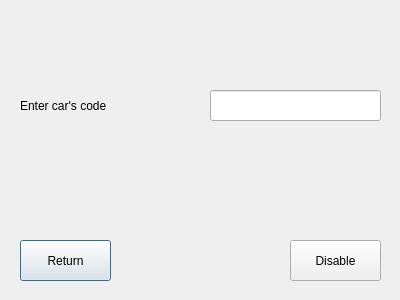
<?xml version="1.0" encoding="UTF-8"?>
<ui version="4.0">
 <class>DisableCarWindow</class>
 <widget class="QDialog" name="DisableCarWindow">
  <property name="geometry">
   <rect>
    <x>0</x>
    <y>0</y>
    <width>400</width>
    <height>300</height>
   </rect>
  </property>
  <property name="windowTitle">
   <string>Dialog</string>
  </property>
  <widget class="QLabel" name="label">
   <property name="geometry">
    <rect>
     <x>20</x>
     <y>90</y>
     <width>141</width>
     <height>31</height>
    </rect>
   </property>
   <property name="text">
    <string>Enter car's code</string>
   </property>
  </widget>
  <widget class="QPushButton" name="ReturnButton">
   <property name="geometry">
    <rect>
     <x>20</x>
     <y>240</y>
     <width>91</width>
     <height>41</height>
    </rect>
   </property>
   <property name="text">
    <string>Return</string>
   </property>
  </widget>
  <widget class="QPushButton" name="DisableButton">
   <property name="geometry">
    <rect>
     <x>290</x>
     <y>240</y>
     <width>91</width>
     <height>41</height>
    </rect>
   </property>
   <property name="text">
    <string>Disable</string>
   </property>
  </widget>
  <widget class="QLineEdit" name="CarCodeEdit">
   <property name="geometry">
    <rect>
     <x>210</x>
     <y>90</y>
     <width>171</width>
     <height>31</height>
    </rect>
   </property>
  </widget>
 </widget>
 <resources/>
 <connections/>
</ui>
